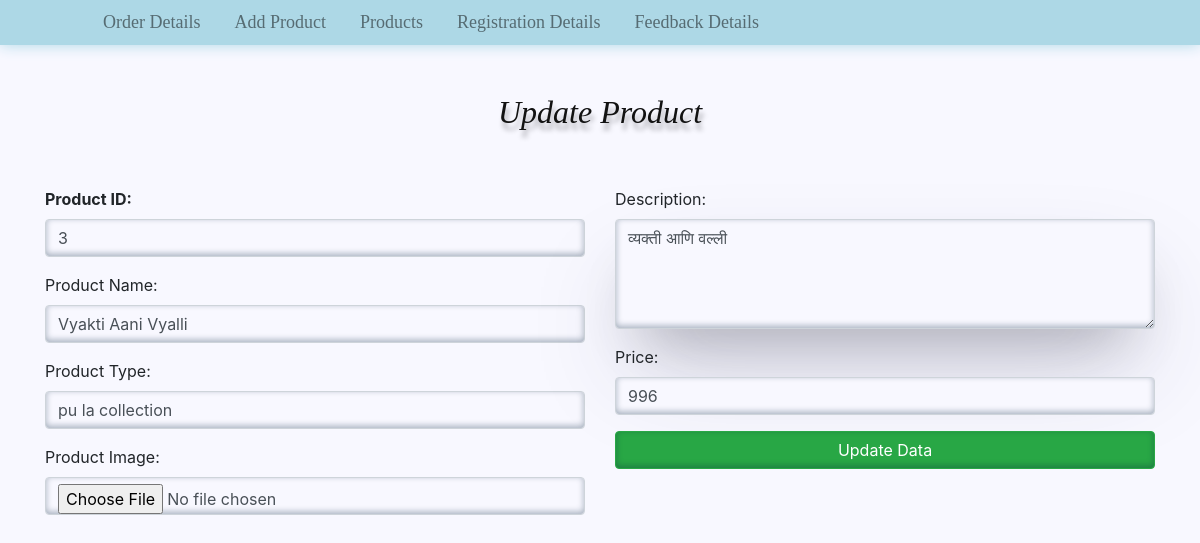
Page /Admin/update.php?id=3 on the committed database.
### tables this page shows
CREATE TABLE `product` (
  `ID` int(11) NOT NULL auto_increment,
  `name` varchar(200) NOT NULL,
  `type` varchar(200) NOT NULL,
  `description` varchar(200) NOT NULL,
  `image` varchar(200) default NULL,
  `price` varchar(200) NOT NULL,
  PRIMARY KEY  (`ID`)
);

### Admin/update.php (the view, shortened to what this page needs)
<?php
$servername = "localhost";
$username = "root";
$password = "";
$dbname = "library_system";
$conn = new mysqli($servername, $username, $password, $dbname);
$name = "";
$type = "";
$description = "";
$price = "";
if (isset($_GET['id'])) {
    $product_id = $_GET['id'];
    $sql_select = "SELECT * FROM product WHERE ID='$product_id'";
    $result = $conn->query($sql_select);
    if ($result->num_rows > 0) {
        $product = $result->fetch_assoc();
        $name = $product['name'];
        $type = $product['type'];
        $description = $product['description'];
        $price = $product['price'];
    } else {
    }
} else {
}
?>
<!DOCTYPE html>
<html>
<head>
    <link rel="stylesheet" href="https://stackpath.bootstrapcdn.com/bootstrap/4.4.1/css/bootstrap.min.css">
</head>
<?php include("navbar.php"); ?>
<br><br>
<body style="background-color: ghostwhite;">
    <div class="container">
        <h2 class="text-center txt" style="font-family: Times new romans; background-color: ghostwhite;"><i>Update Product</i></h2><br><br>
        <div class="row justify-content-center">
            <div class="col-md-6">
                <form action="<?php echo htmlspecialchars($_SERVER["PHP_SELF"]); ?>" method="POST" enctype="multipart/form-data">
                    <div class="form-group">
                        <label for="ID"><b>Product ID:</b></label>
                        <input style="background-color:ghostwhite;" type="text" class="form-control shdwss" name="ID" required placeholder="Enter the Product ID" value="<?php echo isset($product_id) ? $product_id : ''; ?>" readonly>
                    </div>
                    <div class="form-group">
                        <label for="name">Product Name:</label>
                        <input style="background-color:ghostwhite;" type="text" class="form-control shdwss" name="name" required value="<?php echo $name; ?>">
                    </div>
                    <div class="form-group">
                        <label for="type">Product Type:</label>
                        <input style="background-color:ghostwhite;" type="text" class="form-control shdwss" name="type" required value="<?php echo $type; ?>">
                    </div>
                    <div class="form-group">
                        <label for="image">Product Image:</label>
                        <input style="background-color:ghostwhite;" type="file" class="form-control shdwss" name="image">
                    </div>
            </div>
            <div class="col-md-6">
                    <div class="form-group">
                        <label for="description">Description:</label>
                        <textarea style="background-color:ghostwhite;" class="form-control shdwss" name="description" rows="4" required><?php echo $description; ?></textarea>
                    </div>
                    <div class="form-group">
                        <label for="price">Price:</label>
                        <input style="background-color:ghostwhite;" type="text" class="form-control shdwss" name="price" required value="<?php echo $price; ?>">
                    </div>
                    <button type="submit" class="btn btn-success btn-block shdwss" name="update">Update Data</button>
            </div>
        </div>
    </div>
</body>
</html>

### Admin/update.php (style rules this page uses)
.shdwss { box-shadow: rgba(50, 50, 93, 0.25) 0px 50px 100px -20px, rgba(0, 0, 0, 0.3) 0px 30px 60px -30px, rgba(10, 37, 64, 0.35) 0px -2px 6px 0px inset; }
.txt { color: #121212; text-shadow: 2px 7px 5px rgba(0,0,0,0.3), 0px -4px 10px rgba(255,255,255,0.3); }

### rows in the picture
product: name "Vyakti Aani Vyalli", type "pu la collection", description "व्यक्ती आणि वल्ली", price "996"
